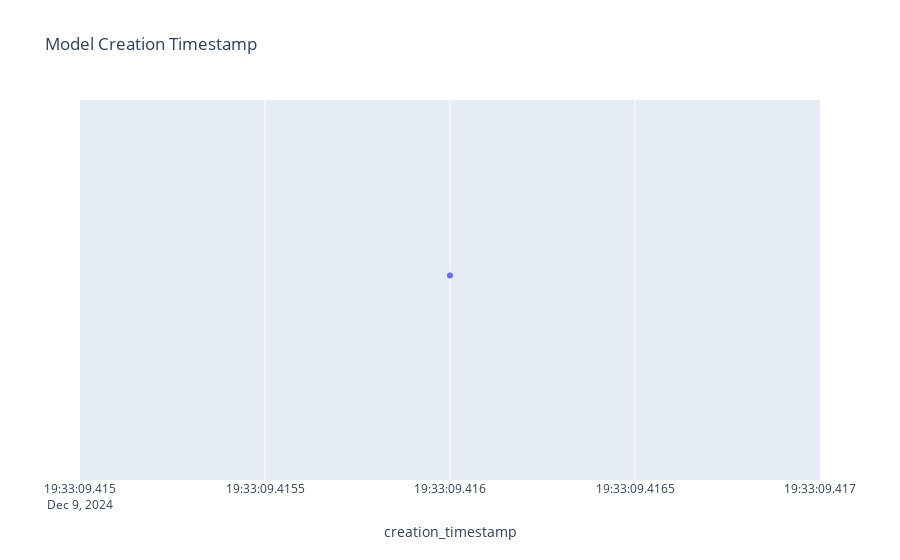

Here is the notebook cell this chart was saved with:
### Code cell
px.strip(
    models,
    x="creation_timestamp",
    hover_name="name",
    hover_data=models.columns,
    title="Model Creation Timestamp",
)

### Figure 1 — Plotly figure (JSON) as saved in the notebook; plotly's stock layout.template omitted (floating-point values rounded to 4 significant figures)
{"data": [{"alignmentgroup": "True", "boxpoints": "all", "customdata": [["", "2024-12-09T21:26:06.439000", "bikes"]], "fillcolor": "rgba(255,255,255,0)", "hoveron": "points", "hovertemplate": "<b>%{hovertext}</b><br><br>creation_timestamp=%{x}<br>description=%{customdata[0]}<br>last_updated_timestamp=%{customdata[1]}<br>name=%{customdata[2]}<extra></extra>", "hovertext": ["bikes"], "legendgroup": "", "line": {"color": "rgba(255,255,255,0)"}, "marker": {"color": "#636efa"}, "name": "", "offsetgroup": "", "orientation": "h", "pointpos": 0, "showlegend": false, "type": "box", "x": ["2024-12-09T19:33:09.416000"], "x0": " ", "xaxis": "x", "y0": " ", "yaxis": "y"}], "layout": {"boxmode": "group", "legend": {"tracegroupgap": 0}, "title": {"text": "Model Creation Timestamp"}, "xaxis": {"anchor": "y", "domain": [0, 1], "title": {"text": "creation_timestamp"}}, "yaxis": {"anchor": "x", "domain": [0, 1]}}}
